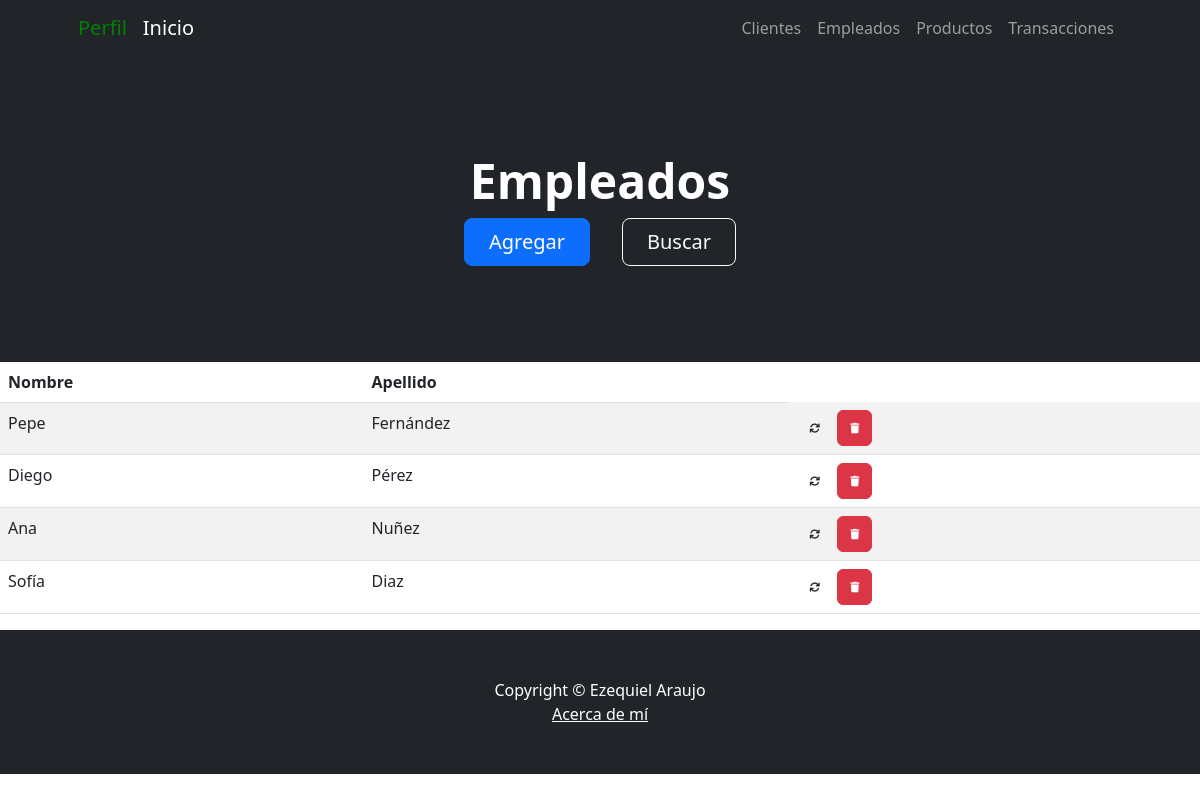
Page /empleados/ (signed in) on the committed database.
### aplicacion/models.py (models this page shows, shortened)
class Empleado(models.Model):
    nombre = models.CharField(max_length=50)
    apellido = models.CharField(max_length=50)

### aplicacion/views.py (the view)
# urls.py: path('empleados/', EmpleadoList.as_view() , name = "empleados"),
class EmpleadoList(LoginRequiredMixin, ListView):
    model = Empleado

### aplicacion/templates/aplicacion/empleado_list.html (shortened to what this page needs)
{% extends "aplicacion/index.html" %}
{%block titulo%}
<h1 class="display-5 fw-bolder text-white mb-2">Empleados</h1>
{%endblock titulo%}
{%block boton%}
<div class="d-grid gap-3 d-sm-flex justify-content-sm-center">
    <a class="btn btn-primary btn-lg px-4 me-sm-3" href="{% url 'empleados_create' %}">Agregar</a>
    <a class="btn btn-outline-light btn-lg px-4" href="{% url 'empleados_s' %}">Buscar</a>
</div>
{%endblock boton%}
{%block cuerpo%}
<table class="table table-striped">
    <thead>
        <tr>
            <th>Nombre</th>
            <th>Apellido</th>
        </tr>
    </thead>
    <tbody>
    {% for c in empleado_list  %}
        <tr>
            <td>{{ c.nombre }}</td>
            <td>{{ c.apellido }}</td>
            <td>
                <a
                  href="{% url 'empleados_u' c.id %}"
                  class="btn btn-default"
                  style="--bs-btn-padding-y: .5rem; --bs-btn-padding-x: .75rem; --bs-btn-font-size: .75rem;"
                  >
                </a>
                <a
                  href="{% url 'empleados_d' c.id %}"
                  class="btn btn-danger"
                  style="--bs-btn-padding-y: .5rem; --bs-btn-padding-x: .75rem; --bs-btn-font-size: .75rem;"
                  >
        </tr>
    {% endfor %}
    </tbody>
</table>
{%endblock cuerpo%}

### rows in the picture
Empleado: nombre "Pepe", apellido "Fernández"
Empleado: nombre "Diego", apellido "Pérez"
Empleado: nombre "Ana", apellido "Nuñez"
Empleado: nombre "Sofía", apellido "Diaz"
